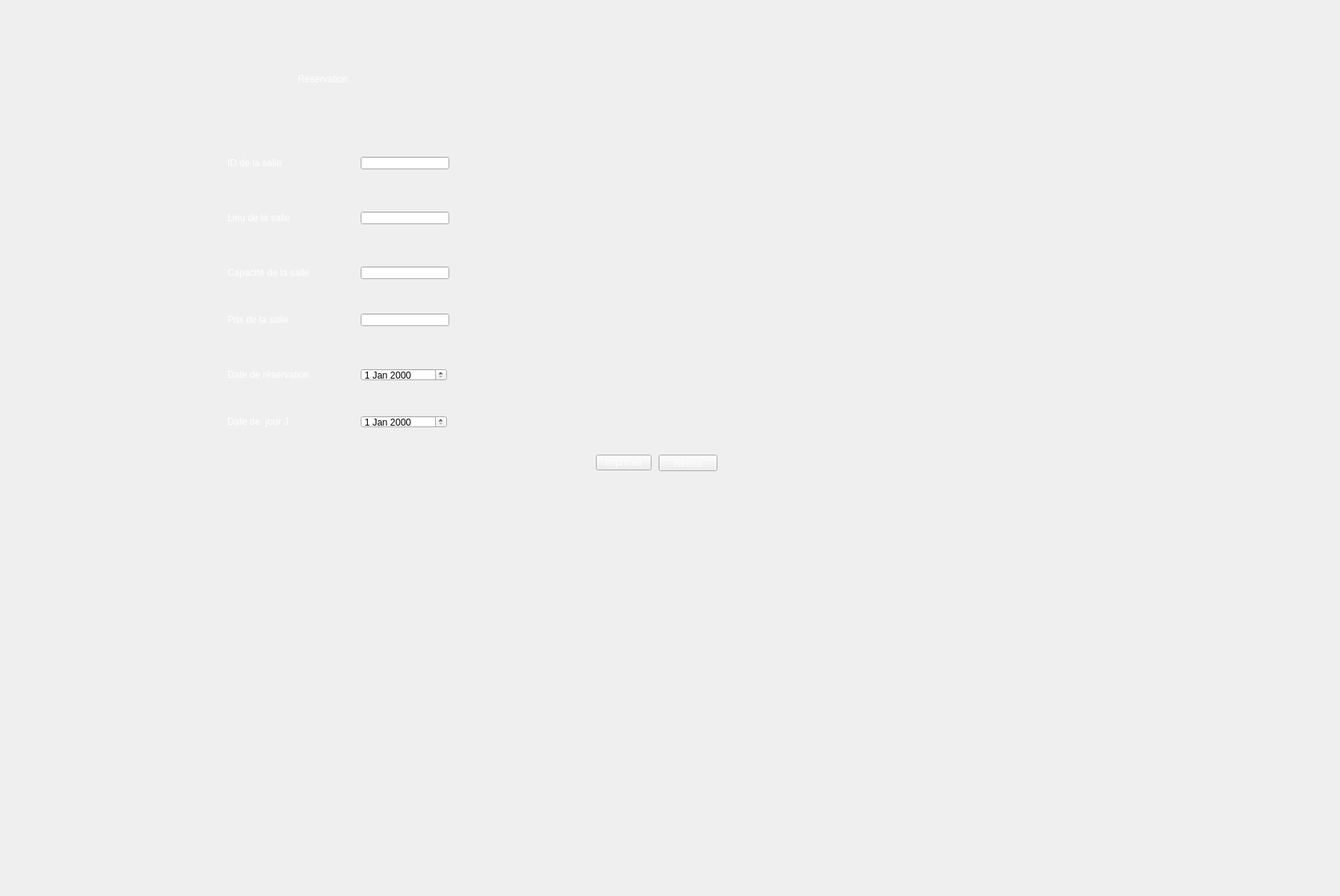
    <widget class="QWidget" name="page_13">
     <widget class="QLabel" name="img_13">
      <property name="geometry">
       <rect>
        <x>-10</x>
        <y>-10</y>
        <width>1700</width>
        <height>1134</height>
       </rect>
      </property>
      <property name="text">
       <string/>
      </property>
      <property name="pixmap">
       <pixmap resource="src.qrc">:/ressource/mariage.jpg</pixmap>
      </property>
      <property name="scaledContents">
       <bool>false</bool>
      </property>
      <property name="alignment">
       <set>Qt::AlignCenter</set>
      </property>
      <property name="wordWrap">
       <bool>false</bool>
      </property>
     </widget>
     <widget class="QLabel" name="label_38">
      <property name="geometry">
       <rect>
        <x>380</x>
        <y>80</y>
        <width>271</width>
        <height>41</height>
       </rect>
      </property>
      <property name="styleSheet">
       <string notr="true">color:rgb(255, 255, 255);
font: 75 29pt &quot;Segoe Script&quot;;</string>
      </property>
      <property name="text">
       <string>Réservation</string>
      </property>
     </widget>
     <widget class="QLineEdit" name="lineEdit_12">
      <property name="geometry">
       <rect>
        <x>460</x>
        <y>200</y>
        <width>113</width>
        <height>16</height>
       </rect>
      </property>
      <property name="styleSheet">
       <string notr="true">font: 75 8pt &quot;Segoe Script&quot;;
color: rgb(0, 0, 0);</string>
      </property>
      <property name="maxLength">
       <number>4</number>
      </property>
      <property name="readOnly">
       <bool>true</bool>
      </property>
     </widget>
     <widget class="QLineEdit" name="lineEdit_11">
      <property name="geometry">
       <rect>
        <x>460</x>
        <y>270</y>
        <width>113</width>
        <height>16</height>
       </rect>
      </property>
      <property name="styleSheet">
       <string notr="true">font: 75 8pt &quot;Segoe Script&quot;;
color: rgb(0, 0, 0);</string>
      </property>
      <property name="readOnly">
       <bool>true</bool>
      </property>
     </widget>
     <widget class="QLineEdit" name="lineEdit_10">
      <property name="geometry">
       <rect>
        <x>460</x>
        <y>340</y>
        <width>113</width>
        <height>16</height>
       </rect>
      </property>
      <property name="styleSheet">
       <string notr="true">font: 75 8pt &quot;Segoe Script&quot;;
color: rgb(0, 0, 0);</string>
      </property>
      <property name="readOnly">
       <bool>true</bool>
      </property>
     </widget>
     <widget class="QLineEdit" name="lineEdit_5">
      <property name="geometry">
       <rect>
        <x>460</x>
        <y>400</y>
        <width>113</width>
        <height>16</height>
       </rect>
      </property>
      <property name="styleSheet">
       <string notr="true">font: 75 8pt &quot;Segoe Script&quot;;
color: rgb(0, 0, 0);</string>
      </property>
      <property name="readOnly">
       <bool>true</bool>
      </property>
     </widget>
     <widget class="QDateEdit" name="dateEdit">
      <property name="geometry">
       <rect>
        <x>460</x>
        <y>470</y>
        <width>110</width>
        <height>16</height>
       </rect>
      </property>
      <property name="styleSheet">
       <string notr="true">font: 75 8pt &quot;Segoe Script&quot;;
color: rgb(0, 0, 0);</string>
      </property>
     </widget>
     <widget class="QDateEdit" name="dateEdit_2">
      <property name="geometry">
       <rect>
        <x>460</x>
        <y>530</y>
        <width>110</width>
        <height>16</height>
       </rect>
      </property>
      <property name="styleSheet">
       <string notr="true">font: 75 8pt &quot;Segoe Script&quot;;
color: rgb(0, 0, 0);</string>
      </property>
     </widget>
     <widget class="QPushButton" name="imprimer_resrv">
      <property name="geometry">
       <rect>
        <x>760</x>
        <y>580</y>
        <width>71</width>
        <height>20</height>
       </rect>
      </property>
      <property name="styleSheet">
       <string notr="true">background-image: url(:/ressource/mariage.jpg);
color: rgb(255, 255, 255);
font: 8pt &quot;Sachiko&quot;;
border-color: rgb(255, 255, 255);</string>
      </property>
      <property name="text">
       <string>Imprimer</string>
      </property>
     </widget>
     <widget class="QPushButton" name="backkk">
      <property name="geometry">
       <rect>
        <x>840</x>
        <y>580</y>
        <width>75</width>
        <height>21</height>
       </rect>
      </property>
      <property name="styleSheet">
       <string notr="true">background-image: url(:/ressource/mariage.jpg);
color: rgb(255, 255, 255);
font: 8pt &quot;Sachiko&quot;;
border-color: rgb(255, 255, 255);</string>
      </property>
      <property name="text">
       <string>Retour</string>
      </property>
     </widget>
     <widget class="QLabel" name="label_5">
      <property name="geometry">
       <rect>
        <x>290</x>
        <y>200</y>
        <width>91</width>
        <height>16</height>
       </rect>
      </property>
      <property name="styleSheet">
       <string notr="true">color: rgb(255, 255, 255);
font: 87 9pt &quot;Arial Black&quot;;</string>
      </property>
      <property name="text">
       <string>ID de la salle</string>
      </property>
     </widget>
     <widget class="QLabel" name="label_6">
      <property name="geometry">
       <rect>
        <x>290</x>
        <y>270</y>
        <width>131</width>
        <height>16</height>
       </rect>
      </property>
      <property name="styleSheet">
       <string notr="true">color: rgb(255, 255, 255);
font: 87 9pt &quot;Arial Black&quot;;</string>
      </property>
      <property name="text">
       <string>Lieu de la salle</string>
      </property>
     </widget>
     <widget class="QLabel" name="label_7">
      <property name="geometry">
       <rect>
        <x>290</x>
        <y>340</y>
        <width>151</width>
        <height>16</height>
       </rect>
      </property>
      <property name="styleSheet">
       <string notr="true">color: rgb(255, 255, 255);
font: 87 9pt &quot;Arial Black&quot;;</string>
      </property>
      <property name="text">
       <string>Capacité de la salle</string>
      </property>
     </widget>
     <widget class="QLabel" name="label_8">
      <property name="geometry">
       <rect>
        <x>290</x>
        <y>400</y>
        <width>111</width>
        <height>16</height>
       </rect>
      </property>
      <property name="styleSheet">
       <string notr="true">color: rgb(255, 255, 255);
font: 87 9pt &quot;Arial Black&quot;;</string>
      </property>
      <property name="text">
       <string>Prix de la salle</string>
      </property>
     </widget>
     <widget class="QLabel" name="label_19">
      <property name="geometry">
       <rect>
        <x>290</x>
        <y>470</y>
        <width>131</width>
        <height>16</height>
       </rect>
      </property>
      <property name="styleSheet">
       <string notr="true">color: rgb(255, 255, 255);
font: 87 9pt &quot;Arial Black&quot;;</string>
      </property>
      <property name="text">
       <string>Date de réservation</string>
      </property>
     </widget>
     <widget class="QLabel" name="label_20">
      <property name="geometry">
       <rect>
        <x>290</x>
        <y>530</y>
        <width>131</width>
        <height>16</height>
       </rect>
      </property>
      <property name="styleSheet">
       <string notr="true">color: rgb(255, 255, 255);
font: 87 9pt &quot;Arial Black&quot;;</string>
      </property>
      <property name="text">
       <string>Date de  jour J</string>
      </property>
     </widget>
    </widget>
